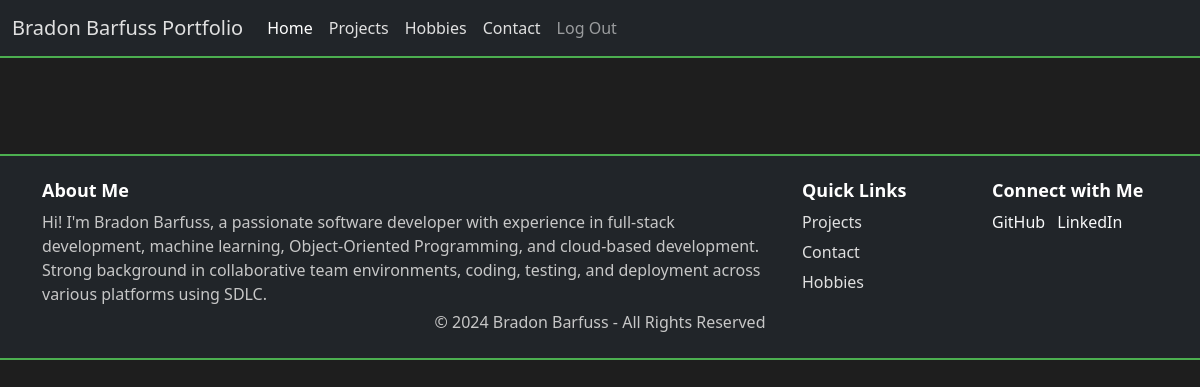
Page /portfolio_app/contact/ (signed in) on the earlier database version.
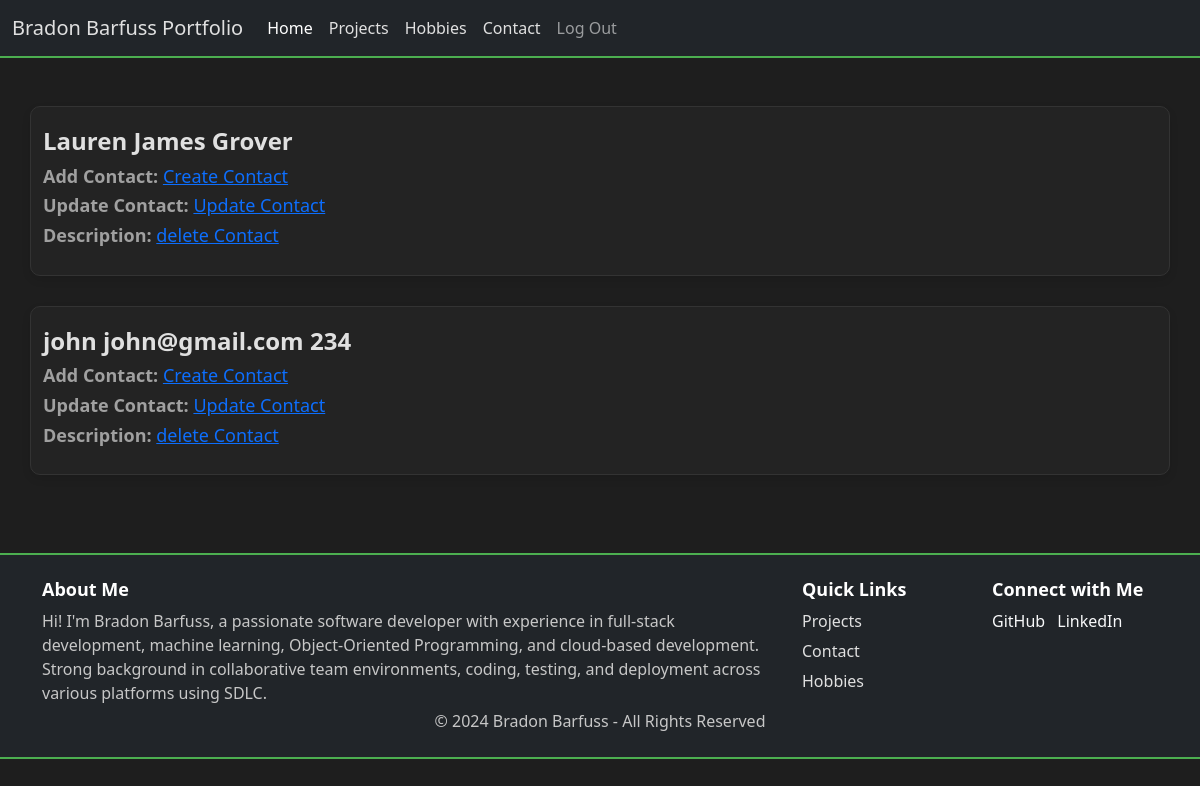
Same page on the later database version.
### portfolio_app/models.py (models this page shows, shortened)
class Contact(models.Model):
    contact_name = models.CharField(max_length=255)
    contact_email = models.CharField(max_length=255)
    contact_message = models.CharField(max_length=1000, blank=True, null=True)

### portfolio_app/views.py (the view)
# urls.py: path('contact/', views.contact, name="contact"),
@login_required
def contact(request):
    contact_item = Contact.objects.all()
    context = {'contact_item': contact_item, }
    return render(request, 'portfolio_app/contact.html', context)

### portfolio_app/templates/portfolio_app/contact.html
{% extends 'portfolio_app/base.html' %}
{% block body %}
<div class="container mt-5">
    <div class="row">
        {% for contact in contact_item %}
        <div class="project-card">
            <div class="col-md-4">
                <h3>{{contact.contact_name}} {{contact.contact_email}} {{contact.contact_message}}</h3>
                <h4><b>Add Contact: </b><a href="{% url 'portfolio_app:create_contact'  %}">Create Contact</a></h4>
                <h4><b>Update Contact: </b><a href="{% url 'portfolio_app:update_contact' contact.id %}">Update Contact</a></h4>
                <h4><b>Description: </b><a href="{% url 'portfolio_app:delete_contact' contact.id %}">delete Contact</a></h4>
            </div>
        </div>{% endfor %}
    </div>
</div>{% endblock %}

### portfolio_app/templates/portfolio_app/base.html (shortened to what this page needs)
{% load static %}
<!DOCTYPE html>
<html lang="en">
<head>
    <link rel="stylesheet" href="{% static 'portfolio_app/style.css' %}">
    <link href="https://cdn.jsdelivr.net/npm/bootstrap@5.3.3/dist/css/bootstrap.min.css" rel="stylesheet"
>
</head>
<body>
    <nav class="navbar navbar-expand-lg navbar-dark bg-dark">
        <div class="container-fluid">
            <a class="navbar-brand" href="{% url 'portfolio_app:home' %}">Bradon Barfuss Portfolio</a>
            <div class="collapse navbar-collapse" id="navbar_Home">
                <ul class="navbar-nav me-auto mb-2 mb-lg-0">
                    <li class="nav-item">
                        <a class="nav-link active" href="{% url 'portfolio_app:home' %}">Home</a>
                    </li>
                    <li class="nav-item">
                        <a class="nav-link" href="{% url 'portfolio_app:portfolio' %}">Projects</a>
                    </li>
                    <li class="nav-item">
                        <a class="nav-link" href="{% url 'portfolio_app:hobbies' %}">Hobbies</a>
                    </li>
                    <li class="nav-item">
                        <a class="nav-link" href="{% url 'portfolio_app:contact' %}">Contact</a>
                    </li>
                    <li class="nav-item">
                        {% if user.is_authenticated %}
                        <form method="post" action="{% url 'logout' %}">
                            <button type="submit" class="nav-link btn btn-link" style="">Log Out</button>
                        </form>
                        {% else %}
                        <a class="nav-link" href="{% url 'login' %}">Login</a>
                        {% endif %}
                    </li>
                </ul>
            </div>
        </div>
    </nav>
    {% block body %}
    {% endblock %}
    <footer class="footer bg-dark text-light mt-5">
        <div class="container py-4">
            <div class="row">
                <div class="col-md-8">
                    <h5>About Me</h5>
                    <p>
                        Hi! I'm Bradon Barfuss, a passionate software developer with experience in full-stack development, machine learning, Object-Oriented Programming, and cloud-based
                        development. Strong background in collaborative team environments, coding, testing, and deployment
                        across various platforms using SDLC.
                    </p>
                </div>
                    <div class="col-md-2">
                    <h5>Quick Links</h5>
                    <ul class="list-unstyled">
                        <li><a href="{% url 'portfolio_app:portfolio' %}" >Projects</a></li>
                        <li><a href="{% url 'portfolio_app:contact' %}" >Contact</a></li>
                        <li><a href="{% url 'portfolio_app:hobbies' %}" >Hobbies</a></li>
                    </ul>
                </div>
                    <div class="col-md-2">
                    <h5>Connect with Me</h5>
                    <a href="https://github.com/Bradon-Barfuss" class="text-light me-2" target="_blank">GitHub</a>
                    <a href="https://linkedin.com/in/bradonbarfuss" class="text-light" target="_blank">LinkedIn</a>
                </div>
            </div>
                <div class="row">
                <div class="col-md-12 text-center">
                    <p>&copy; 2024 Bradon Barfuss - All Rights Reserved</p>
                </div>
            </div>
        </div>
    </footer>
</body>
</html>

### portfolio_app/static/portfolio_app/style.css (style rules this page uses)
body { background-color: #1E1E1E !important; color: #E0E0E0 !important; font-family: 'Roboto', sans-serif; }
.navbar, .footer { background-color: #1E1E1E; border-bottom: 2px solid #4CAF50; }
.navbar a, .footer a { color: #E0E0E0; }
.footer { background-color: #1E1E1E; border-top: 2px solid #4CAF50; color: #E0E0E0; }
.footer a { text-decoration: none; }
.footer h5 { font-size: 18px; font-weight: bold; color: #FFFFFF; }
.footer p { margin-bottom: 0; color: #c7c7c7; }
.footer .list-unstyled li { margin-bottom: 6px; }
.hobbies-card h6, p, ul, li { font-size: 16px; color: #f5f5f5e1; }
.project-card { border: 1px solid #333333; border-radius: 10px; padding: 20px; box-shadow: 0 4px 8px rgba(0, 0, 0, 0.1); transition: transform 0.3s, box-shadow 0.3s; display: flex; justify-content: space-between; background-color: #232323 ; margin-bottom: 30px; }
.project-card h3 { font-size: 24px; font-weight: bold; margin-bottom: 10px; color: #E0E0E0 ; }
.project-card h4 { font-size: 18px; color: #A0A0A0 ; }
.project-display h6, p, ul, li { font-size: 16px; color: #f5f5f5e1; }

Differences in the rows shown:
added Contact: contact_name "Lauren", contact_email "James", contact_message "Grover"
added Contact: contact_name "john", contact_email "john@gmail.com", contact_message "234"
